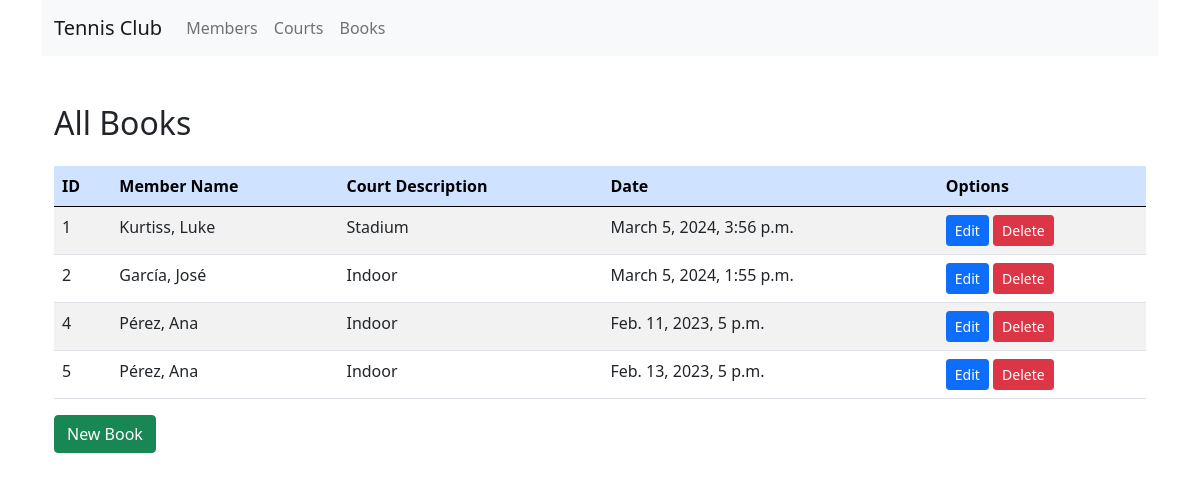
/books/, run on an earlier commit of the app's database.
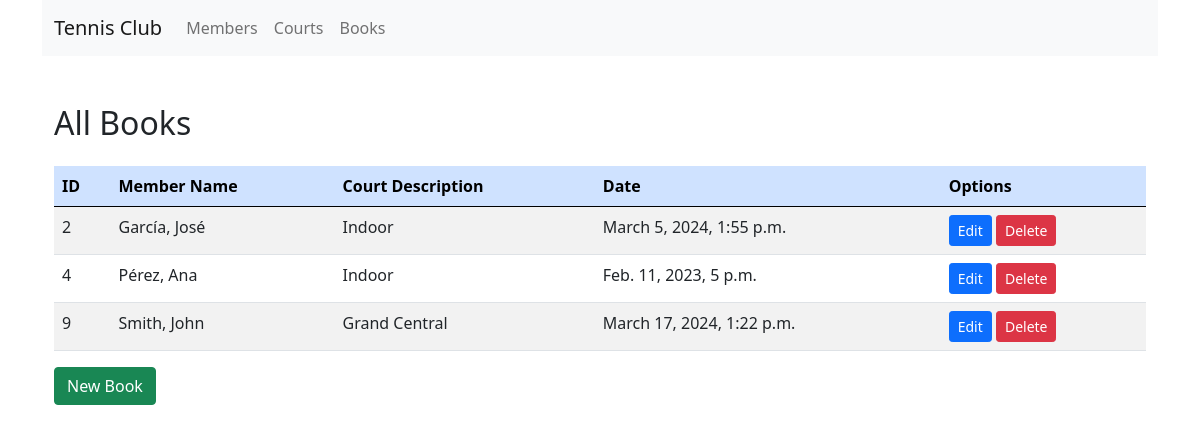
And on a later commit of the database.
### club/models.py (models this page shows, shortened)
class Book(models.Model):
    book_id = models.AutoField(primary_key=True)
    member = models.ForeignKey(Member, on_delete=models.CASCADE)
    court = models.ForeignKey(Court, on_delete=models.CASCADE)
    date_time = models.DateTimeField()

class Member(models.Model):
    member_id = models.AutoField(primary_key=True)
    full_name = models.CharField(max_length=50)
    phone = models.IntegerField()
    birth_date = models.DateField()
    CATEGORY_CHOICES = [
        ('Infant', 'Infant'),
        ('Junior', 'Junior'),
        ('Adult', 'Adult'),
        ('Senior', 'Senior'),
    ]
    category = models.CharField(max_length=50, choices=CATEGORY_CHOICES)

class Court(models.Model):
    court_id = models.AutoField(primary_key=True)
    descr = models.CharField(max_length=50)
    TEN_PAD_CHOICES = [
        ('t', 'Tennis'),
        ('p', 'Paddle'),
    ]
    ten_pad = models.CharField(max_length=1, choices=TEN_PAD_CHOICES)

### club/views.py (the view)
# urls.py: path('books/', views.book_All, name='book_All'),
def book_All(request):
    books = Book.objects.all()
    return render(request, 'book/book_all.html', {'books': books})

### club/templates/book/book_all.html
{% extends 'base.html' %}
{% block content %}
<div class="container">
    <h2 class="mt-5 mb-4">All Books</h2>
    <table class="table table-striped table-hover">
        <thead class="table-primary">
            <tr>
                <th>ID</th>
                <th>Member Name</th>
                <th>Court Description</th>
                <th>Date</th>
                <th>Options</th>
            </tr>
        </thead>
        <tbody>
            {% for book in books %}
            <tr>
                <td>{{ book.book_id }}</td>
                <td>{{ book.member.full_name }}</td>
                <td>{{ book.court.descr }}</td>
                <td>{{ book.date_time }}</td>
                <td>
                    <a class="btn btn-primary btn-sm" href="{% url 'book_Edit' book_id=book.pk %}">Edit</a>
                    <a href={% url 'book_Delete' book.pk %} onclick="return confirm('Sure?');"><button type="button" class="btn btn-sm btn-danger">Delete</button></a>
                </td>
            </tr>
            {% endfor %}
        </tbody>
    </table>
    <a class="btn btn-success" href="{% url 'book_New' %}">New Book</a>
</div>
{% endblock %}

### club/templates/base.html (shortened to what this page needs)
<!DOCTYPE html>
<html lang="en">
<head>
    <link href="https://cdn.jsdelivr.net/npm/bootstrap@5.0.0-beta3/dist/css/bootstrap.min.css" rel="stylesheet">
</head>
<body>
    <div class="container">
        <nav class="navbar navbar-expand-lg navbar-light bg-light">
            <div class="container-fluid">
                <a class="navbar-brand" href="{% url 'welcome' %}">Tennis Club</a>
                <div class="collapse navbar-collapse" id="navbarSupportedContent">
                    <ul class="navbar-nav me-auto mb-2 mb-lg-0">
                        <li class="nav-item">
                            <a class="nav-link" href="{% url 'member_All' %}">Members</a>
                        </li>
                        <li class="nav-item">
                            <a class="nav-link" href="{% url 'court_All' %}">Courts</a>
                        </li>
                        <li class="nav-item">
                            <a class="nav-link" href="{% url 'book_All' %}">Books</a>
                        </li>
                    </ul>
                </div>
            </div>
        </nav>
        {% block content %}
        {% endblock %}
    </div>
</body>
</html>

What changed in the data, as far as the page shows it:
removed Book: book_id "1", member.full_name "Kurtiss, Luke", court.descr "Stadium", date_time "March 5, 2024, 3:56 p.m."
removed Book: book_id "5", member.full_name "Pérez, Ana", court.descr "Indoor", date_time "Feb. 13, 2023, 5 p.m."
added Book: book_id "9", member.full_name "Smith, John", court.descr "Grand Central", date_time "March 17, 2024, 1:22 p.m."
